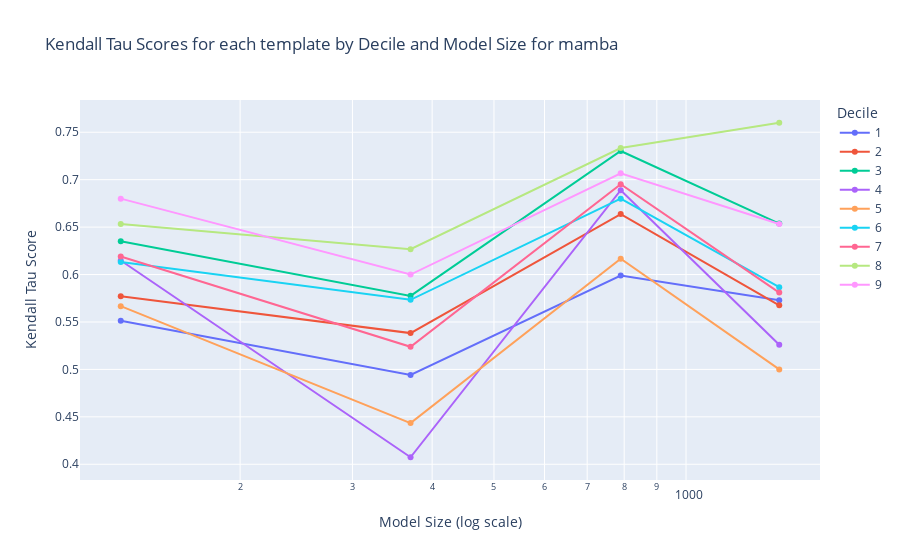

The code cell stored with this chart in its notebook:
### Code cell
plot_kendall_tau_scores(
    decile_mamba,
    window="10",
    title="Kendall Tau Scores for each template by Decile and Model Size for mamba",
)

### Figure 1 — Plotly figure (JSON) as saved in the notebook; plotly's stock layout.template omitted (floating-point values rounded to 4 significant figures)
{"data": [{"hovertemplate": "Decile=1<br>Model Size=%{x}<br>Kendall Tau Score=%{y}<extra></extra>", "legendgroup": "1", "line": {"color": "#636efa", "dash": "solid"}, "marker": {"symbol": "circle"}, "mode": "markers+lines", "name": "1", "orientation": "v", "showlegend": true, "type": "scatter", "x": [130, 370, 790, 1400], "xaxis": "x", "y": [0.5514, 0.4942, 0.599, 0.5728], "yaxis": "y"}, {"hovertemplate": "Decile=2<br>Model Size=%{x}<br>Kendall Tau Score=%{y}<extra></extra>", "legendgroup": "2", "line": {"color": "#EF553B", "dash": "solid"}, "marker": {"symbol": "circle"}, "mode": "markers+lines", "name": "2", "orientation": "v", "showlegend": true, "type": "scatter", "x": [130, 370, 790, 1400], "xaxis": "x", "y": [0.577, 0.5383, 0.6637, 0.5675], "yaxis": "y"}, {"hovertemplate": "Decile=3<br>Model Size=%{x}<br>Kendall Tau Score=%{y}<extra></extra>", "legendgroup": "3", "line": {"color": "#00cc96", "dash": "solid"}, "marker": {"symbol": "circle"}, "mode": "markers+lines", "name": "3", "orientation": "v", "showlegend": true, "type": "scatter", "x": [130, 370, 790, 1400], "xaxis": "x", "y": [0.635, 0.5775, 0.7302, 0.6537], "yaxis": "y"}, {"hovertemplate": "Decile=4<br>Model Size=%{x}<br>Kendall Tau Score=%{y}<extra></extra>", "legendgroup": "4", "line": {"color": "#ab63fa", "dash": "solid"}, "marker": {"symbol": "circle"}, "mode": "markers+lines", "name": "4", "orientation": "v", "showlegend": true, "type": "scatter", "x": [130, 370, 790, 1400], "xaxis": "x", "y": [0.6148, 0.4074, 0.6889, 0.5259], "yaxis": "y"}, {"hovertemplate": "Decile=5<br>Model Size=%{x}<br>Kendall Tau Score=%{y}<extra></extra>", "legendgroup": "5", "line": {"color": "#FFA15A", "dash": "solid"}, "marker": {"symbol": "circle"}, "mode": "markers+lines", "name": "5", "orientation": "v", "showlegend": true, "type": "scatter", "x": [130, 370, 790, 1400], "xaxis": "x", "y": [0.5667, 0.4434, 0.6167, 0.5], "yaxis": "y"}, {"hovertemplate": "Decile=6<br>Model Size=%{x}<br>Kendall Tau Score=%{y}<extra></extra>", "legendgroup": "6", "line": {"color": "#19d3f3", "dash": "solid"}, "marker": {"symbol": "circle"}, "mode": "markers+lines", "name": "6", "orientation": "v", "showlegend": true, "type": "scatter", "x": [130, 370, 790, 1400], "xaxis": "x", "y": [0.6133, 0.5733, 0.68, 0.5867], "yaxis": "y"}, {"hovertemplate": "Decile=7<br>Model Size=%{x}<br>Kendall Tau Score=%{y}<extra></extra>", "legendgroup": "7", "line": {"color": "#FF6692", "dash": "solid"}, "marker": {"symbol": "circle"}, "mode": "markers+lines", "name": "7", "orientation": "v", "showlegend": true, "type": "scatter", "x": [130, 370, 790, 1400], "xaxis": "x", "y": [0.619, 0.5238, 0.6952, 0.581], "yaxis": "y"}, {"hovertemplate": "Decile=8<br>Model Size=%{x}<br>Kendall Tau Score=%{y}<extra></extra>", "legendgroup": "8", "line": {"color": "#B6E880", "dash": "solid"}, "marker": {"symbol": "circle"}, "mode": "markers+lines", "name": "8", "orientation": "v", "showlegend": true, "type": "scatter", "x": [130, 370, 790, 1400], "xaxis": "x", "y": [0.6533, 0.6267, 0.7333, 0.76], "yaxis": "y"}, {"hovertemplate": "Decile=9<br>Model Size=%{x}<br>Kendall Tau Score=%{y}<extra></extra>", "legendgroup": "9", "line": {"color": "#FF97FF", "dash": "solid"}, "marker": {"symbol": "circle"}, "mode": "markers+lines", "name": "9", "orientation": "v", "showlegend": true, "type": "scatter", "x": [130, 370, 790, 1400], "xaxis": "x", "y": [0.68, 0.6, 0.7067, 0.6533], "yaxis": "y"}], "layout": {"legend": {"title": {"text": "Decile"}, "tracegroupgap": 0}, "title": {"text": "Kendall Tau Scores for each template by Decile and Model Size for mamba"}, "xaxis": {"anchor": "y", "domain": [0, 1], "title": {"text": "Model Size (log scale)"}, "type": "log"}, "yaxis": {"anchor": "x", "domain": [0, 1], "title": {"text": "Kendall Tau Score"}}}}
